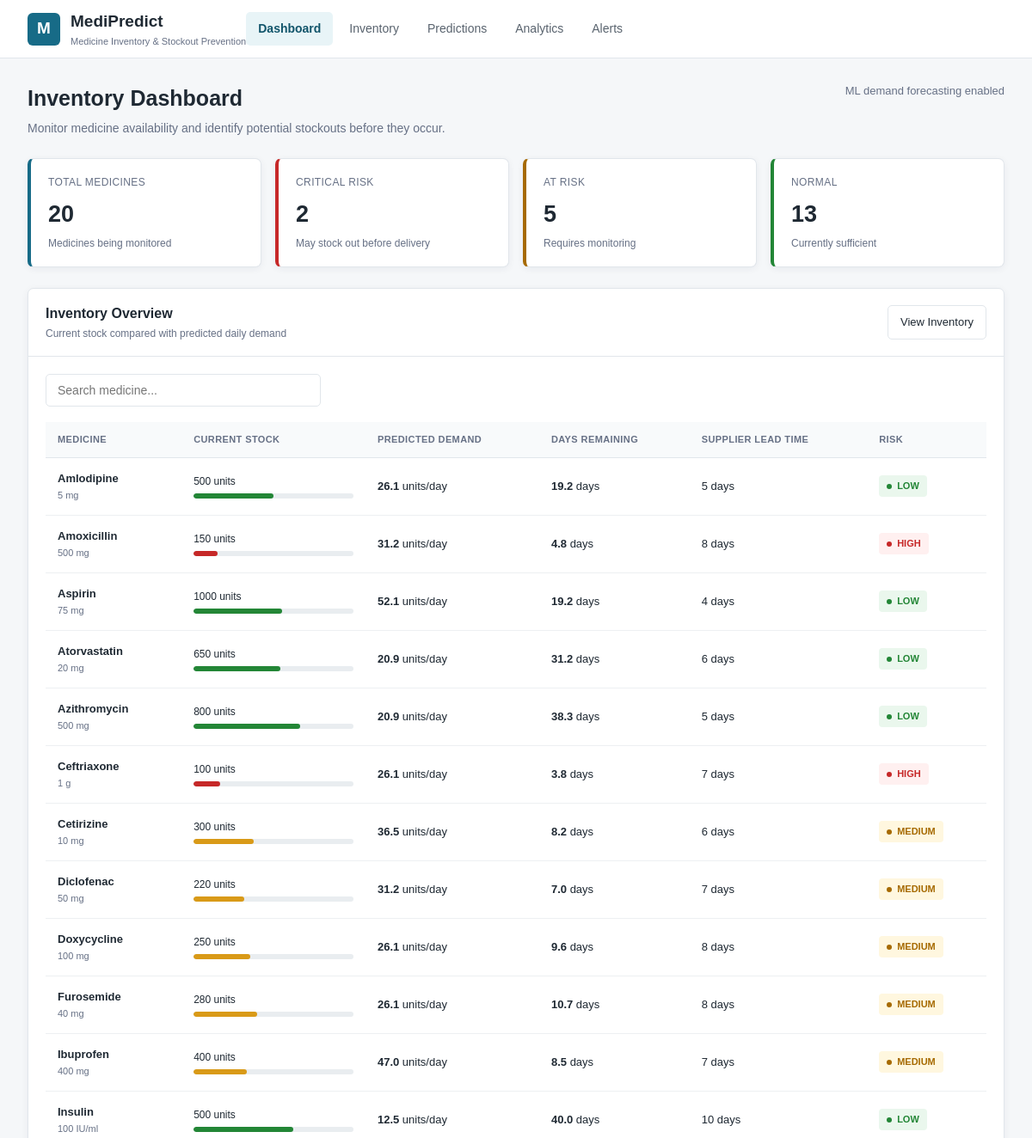
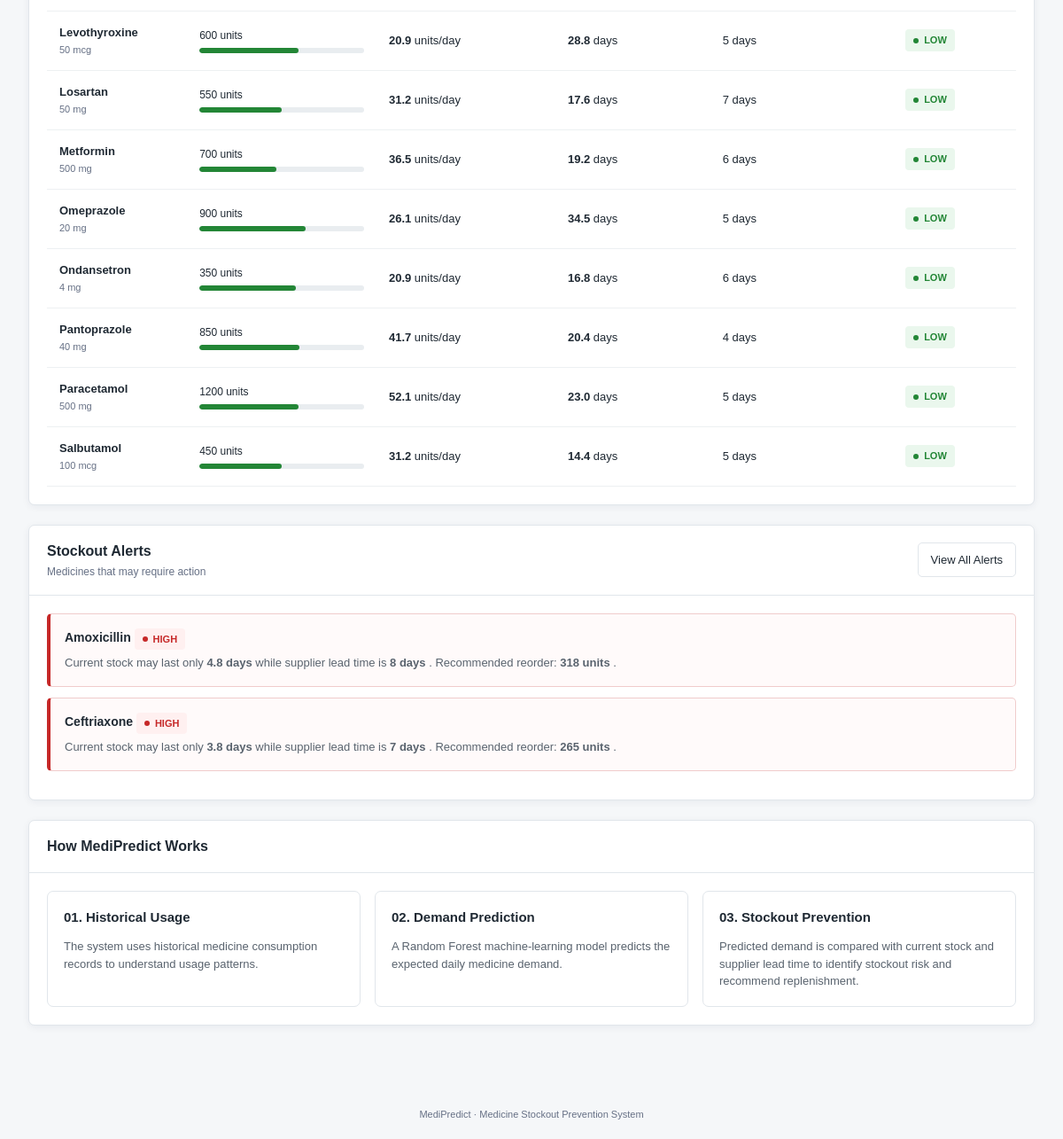
Before: / with the older database file (2 pictures, top to bottom).
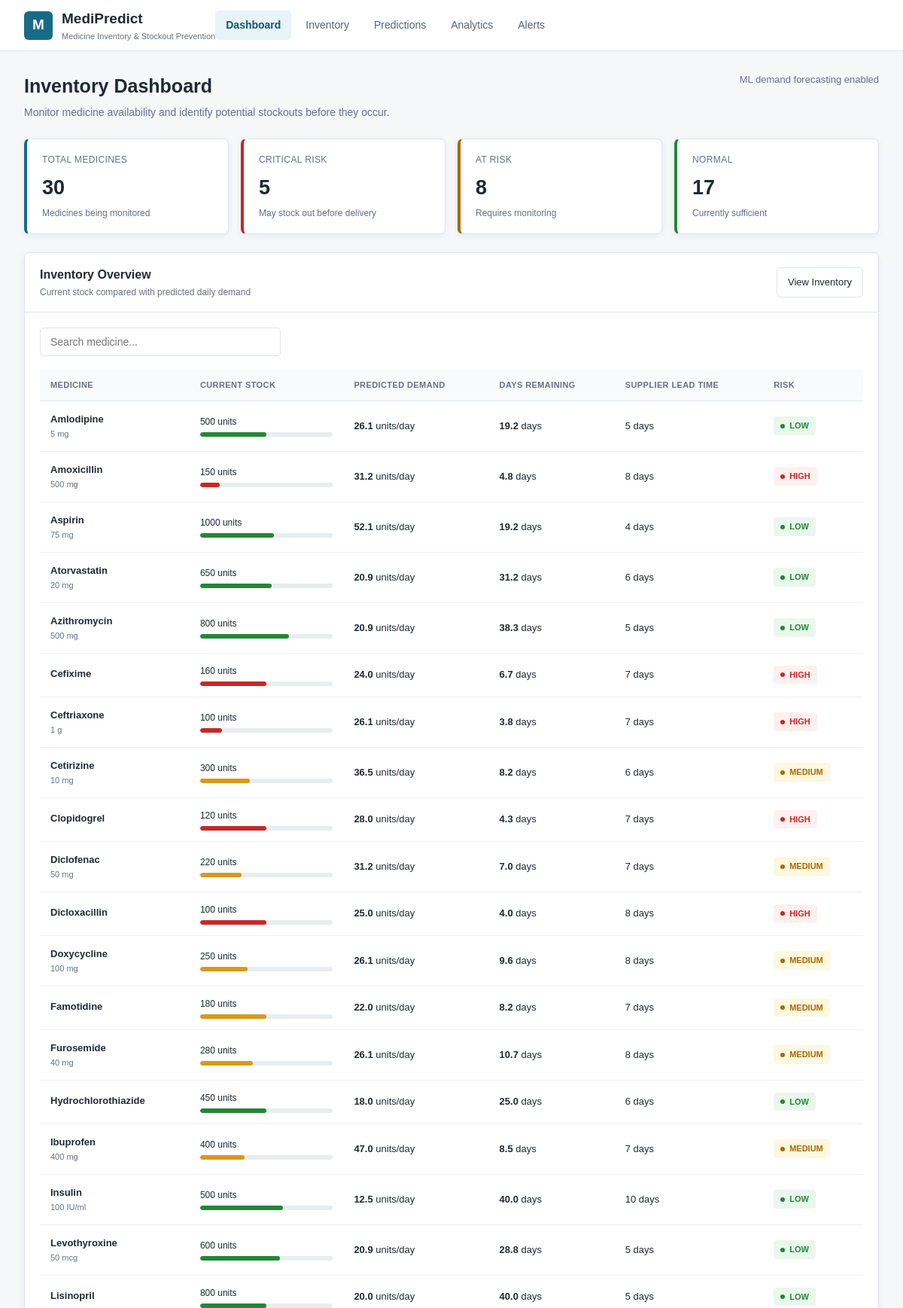
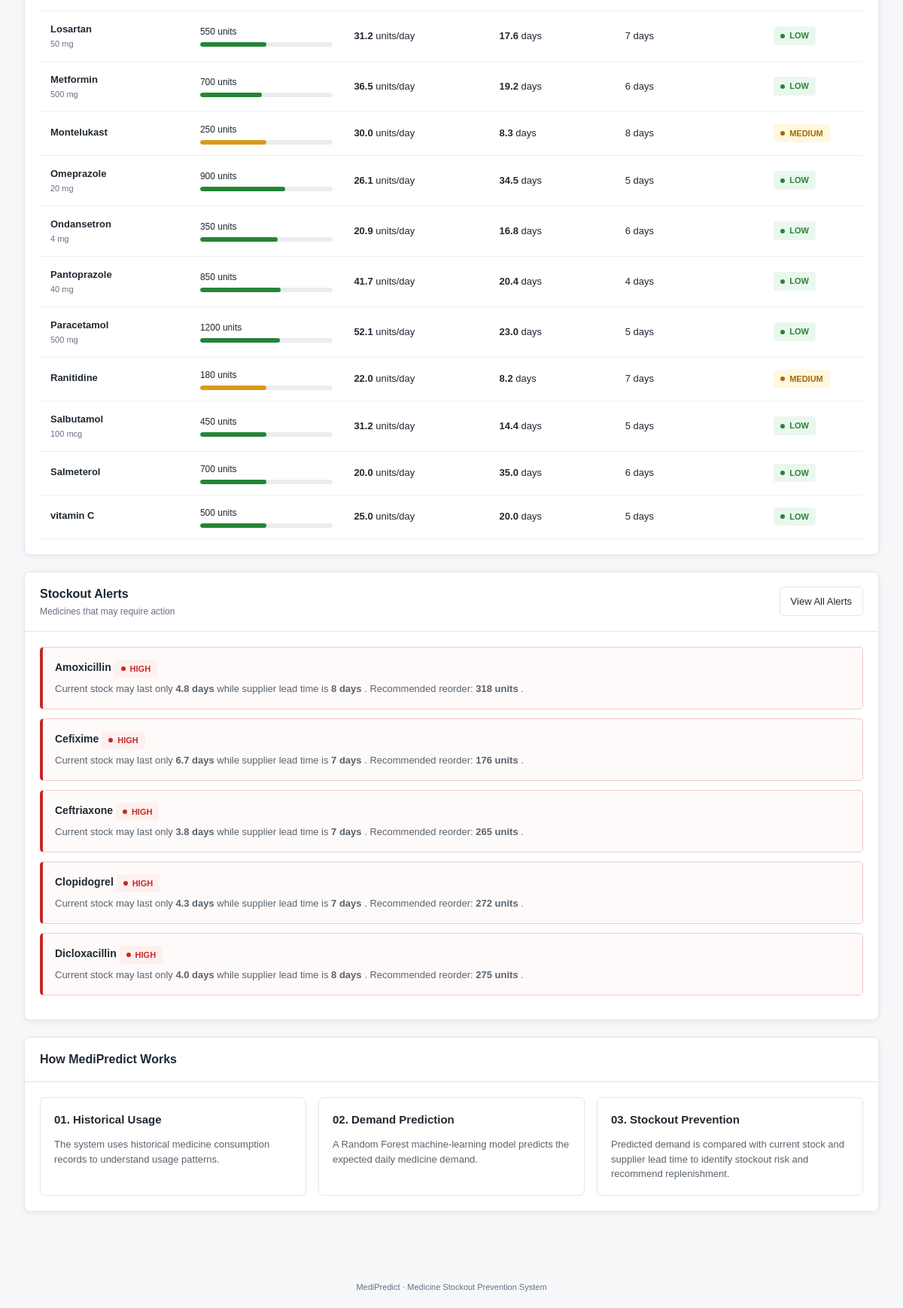
After: the same page with the newer database file (2 pictures, top to bottom).
### tables this page shows
CREATE TABLE medicines (
    id INTEGER PRIMARY KEY AUTOINCREMENT,
    name TEXT NOT NULL,
    current_stock INTEGER NOT NULL,
    minimum_stock INTEGER NOT NULL,
    supplier TEXT,
    lead_time INTEGER NOT NULL,
    daily_usage REAL NOT NULL
, category TEXT, dosage_form TEXT, strength TEXT, maximum_stock INTEGER, unit_price REAL, expiry_date TEXT, last_restocked TEXT);

### app.py (the view)
@app.route("/")
def dashboard():
    medicines = get_medicine_predictions()
    total_medicines = len(medicines)
    high_risk = sum(
        1
        for medicine in medicines
        if medicine["risk"] == "HIGH"
    )
    medium_risk = sum(
        1
        for medicine in medicines
        if medicine["risk"] == "MEDIUM"
    )
    low_risk = sum(
        1
        for medicine in medicines
        if medicine["risk"] == "LOW"
    )
    return render_template(
        "index.html",
        medicines=medicines,
        total_medicines=total_medicines,
        high_risk=high_risk,
        medium_risk=medium_risk,
        low_risk=low_risk
    )

### database.py (called while the page is built)
def get_connection():
    connection = sqlite3.connect("medipredict.db")
    connection.row_factory = sqlite3.Row
    return connection

### templates/index.html (shortened to what this page needs)
<!DOCTYPE html>
<html lang="en">
<head>
    <link rel="stylesheet"
          href="{{ url_for('static', filename='style.css') }}">
</head>
<body>
<header class="topbar">
    <div class="brand">
        <div class="brand-icon">
            M
        </div>
        <div>
            <div class="brand-name">
                MediPredict
            </div>
            <span class="brand-subtitle">
                Medicine Inventory & Stockout Prevention
            </span>
        </div>
    </div>
    <nav class="nav">
        <a href="/" class="active">
            Dashboard
        </a>
        <a href="/medicines">
            Inventory
        </a>
        <a href="/predictions">
            Predictions
        </a>
        <a href="/analytics">
            Analytics
        </a>
        <a href="/alerts">
            Alerts
        </a>
    </nav>
</header>
<main class="page">
    <div class="page-header">
        <div>
            <h1 class="page-title">
                Inventory Dashboard
            </h1>
            <p class="page-description">
                Monitor medicine availability and identify
                potential stockouts before they occur.
            </p>
        </div>
        <div class="page-date">
            ML demand forecasting enabled
        </div>
    </div>
    <div class="summary-grid">
        <div class="summary-card primary">
            <div class="summary-label">
                Total Medicines
            </div>
            <div class="summary-value">
                {{ total_medicines }}
            </div>
            <div class="summary-note">
                Medicines being monitored
            </div>
        </div>
        <div class="summary-card critical">
            <div class="summary-label">
                Critical Risk
            </div>
            <div class="summary-value">
                {{ high_risk }}
            </div>
            <div class="summary-note">
                May stock out before delivery
            </div>
        </div>
        <div class="summary-card warning">
            <div class="summary-label">
                At Risk
            </div>
            <div class="summary-value">
                {{ medium_risk }}
            </div>
            <div class="summary-note">
                Requires monitoring
            </div>
        </div>
        <div class="summary-card normal">
            <div class="summary-label">
                Normal
            </div>
            <div class="summary-value">
                {{ low_risk }}
            </div>
            <div class="summary-note">
                Currently sufficient
            </div>
        </div>
    </div>
    <section class="section">
        <div class="section-header">
            <div>
                <div class="section-title">
                    Inventory Overview
                </div>
                <div class="section-subtitle">
                    Current stock compared with predicted daily demand
                </div>
            </div>
            <a href="/medicines"
               class="btn btn-secondary">
                View Inventory
            </a>
        </div>
        <div class="section-body">
            <div class="toolbar">
                <input
                    type="text"
                    id="medicineSearch"
                    class="search-box"
                    placeholder="Search medicine..."
                >
            </div>
            <div class="table-wrapper">
                <table class="data-table">
                    <thead>
                        <tr>
                            <th>
                                Medicine
                            </th>
                            <th>
                                Current Stock
                            </th>
                            <th>
                                Predicted Demand
                            </th>
                            <th>
                                Days Remaining
                            </th>
                            <th>
                                Supplier Lead Time
                            </th>
                            <th>
                                Risk
                            </th>
                        </tr>
                    </thead>
                    <tbody id="medicineTable">
                    {% for medicine in medicines %}
                        <tr>
                            <td>
                                <div class="medicine-name">
                                    {{ medicine.name }}
                                </div>
                                <div class="medicine-sub">
                                    {{ medicine.strength or "" }}
                                </div>
                            </td>
                            <td>
                                <div class="stock-container">
                                    <div class="stock-number">
                                        {{ medicine.current_stock }}
                                        units
                                    </div>
                                    <div class="stock-bar">
    <div
        class="stock-fill {{ medicine.risk|lower }}"
        data-stock="{{ medicine.current_stock }}"
        data-maximum="{{ medicine.maximum_stock or 0 }}">
    </div>
</div>
                                    </div>
                                </div>
                            </td>
                            <td>
                                <strong>
                                    {{ medicine.average_usage }}
                                </strong>
                                units/day
                            </td>
                            <td>
                                <strong>
                                    {{ medicine.days_remaining }}
                                </strong>
                                days
                            </td>
                            <td>
                                {{ medicine.lead_time }}
                                days
                            </td>
                            <td>
                                {% if medicine.risk == "HIGH" %}
                                    <span class="status status-high">
                                        HIGH
                                    </span>
                                {% elif medicine.risk == "MEDIUM" %}
                                    <span class="status status-medium">
                                        MEDIUM
                                    </span>
                                {% else %}
                                    <span class="status status-low">
                                        LOW
                                    </span>
                                {% endif %}
                            </td>
                        </tr>
                    {% endfor %}
    </section>
    <section class="section">
        <div class="section-header">
            <div>
                <div class="section-title">
                    Stockout Alerts
                </div>
                <div class="section-subtitle">
                    Medicines that may require action
                </div>
            </div>
            <a href="/alerts"
               class="btn btn-secondary">
                View All Alerts
            </a>
        </div>
        <div class="section-body">
            {% for medicine in medicines %}
                {% if medicine.risk == "HIGH" %}
                    <div class="alert-panel">
                        <div class="alert-title">
                            {{ medicine.name }}
                            <span class="status status-high">
                                HIGH
                            </span>
                        </div>
                        <div class="alert-text">
                            Current stock may last only
                            <strong>
                                {{ medicine.days_remaining }}
                                days
                            </strong>
                            while supplier lead time is
                            <strong>
                                {{ medicine.lead_time }}
                                days
                            </strong>.
                            Recommended reorder:
                            <strong>
                                {{ medicine.reorder_quantity }}
                                units
                            </strong>.
                        </div>
                    </div>
                {% endif %}
            {% endfor %}
        </div>
    </section>
    <section class="section">
        <div class="section-header">
            <div class="section-title">
                How MediPredict Works
            </div>
        </div>
        <div class="section-body">
            <div class="prediction-grid">
                <div class="prediction-card">
                    <h3>
                        01. Historical Usage
                    </h3>
                    <p class="alert-text">
                        The system uses historical medicine
                        consumption records to understand
                        usage patterns.
                    </p>
                </div>
                <div class="prediction-card">
                    <h3>
                        02. Demand Prediction
                    </h3>
                    <p class="alert-text">
                        A Random Forest machine-learning model
                        predicts the expected daily medicine demand.
                    </p>
                </div>
                <div class="prediction-card">
                    <h3>
                        03. Stockout Prevention
                    </h3>
                    <p class="alert-text">
                        Predicted demand is compared with current
                        stock and supplier lead time to identify
                        stockout risk and recommend replenishment.
                    </p>
                </div>
            </div>
        </div>
    </section>
</main>
<footer class="footer">
    MediPredict · Medicine Stockout Prevention System
</footer>
</body>
</html>

Changed rows visible on the page:
added medicines: name "Cefixime", current_stock "160", average_usage "24.0", days_remaining "6.7", lead_time "7", shows "HIGH", reorder_quantity "176"
added medicines: name "Clopidogrel", current_stock "120", average_usage "28.0", days_remaining "4.3", lead_time "7", shows "HIGH", reorder_quantity "272"
added medicines: name "Dicloxacillin", current_stock "100", average_usage "25.0", days_remaining "4.0", lead_time "8", shows "HIGH", reorder_quantity "275"
added medicines: name "Famotidine", current_stock "180", average_usage "22.0", days_remaining "8.2", lead_time "7", shows "MEDIUM", shown under "Inventory Dashboard"
added medicines: name "Hydrochlorothiazide", current_stock "450", average_usage "18.0", days_remaining "25.0", lead_time "6", shows "LOW", shown under "Inventory Dashboard"
added medicines: name "Lisinopril", current_stock "800", average_usage "20.0", days_remaining "40.0", lead_time "5", shows "LOW", shown under "Inventory Dashboard"
added medicines: name "Montelukast", current_stock "250", average_usage "30.0", days_remaining "8.3", lead_time "8", shows "MEDIUM", shown under "Inventory Dashboard"
added medicines: name "Ranitidine", current_stock "180", average_usage "22.0", days_remaining "8.2", lead_time "7", shows "MEDIUM", shown under "Inventory Dashboard"
added medicines: name "Salmeterol", current_stock "700", average_usage "20.0", days_remaining "35.0", lead_time "6", shows "LOW", shown under "Inventory Dashboard"
added medicines: name "vitamin C", current_stock "500", average_usage "25.0", days_remaining "20.0", lead_time "5", shows "LOW", shown under "Inventory Dashboard"
Other visible differences:
{{ total_medicines }}: "20" → "30"
{{ high_risk }}: "2" → "5"
{{ medium_risk }}: "5" → "8"
{{ low_risk }}: "13" → "17"
